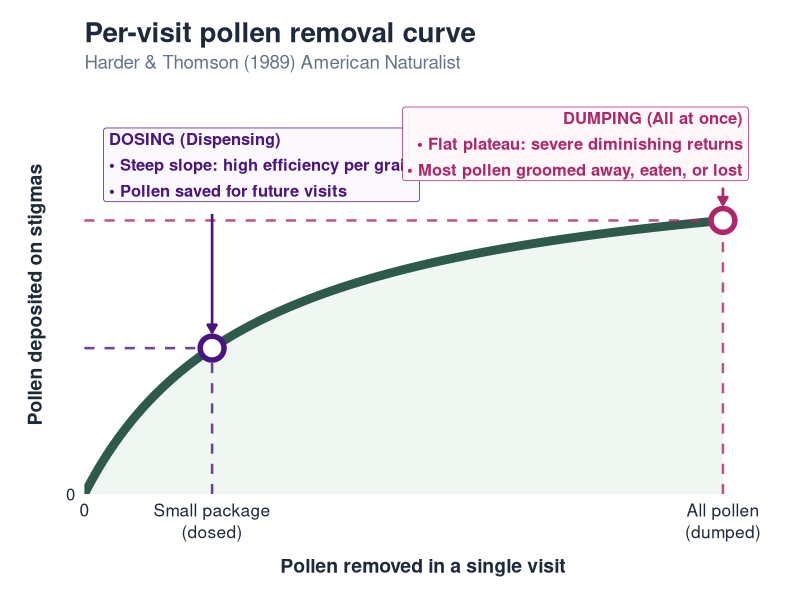
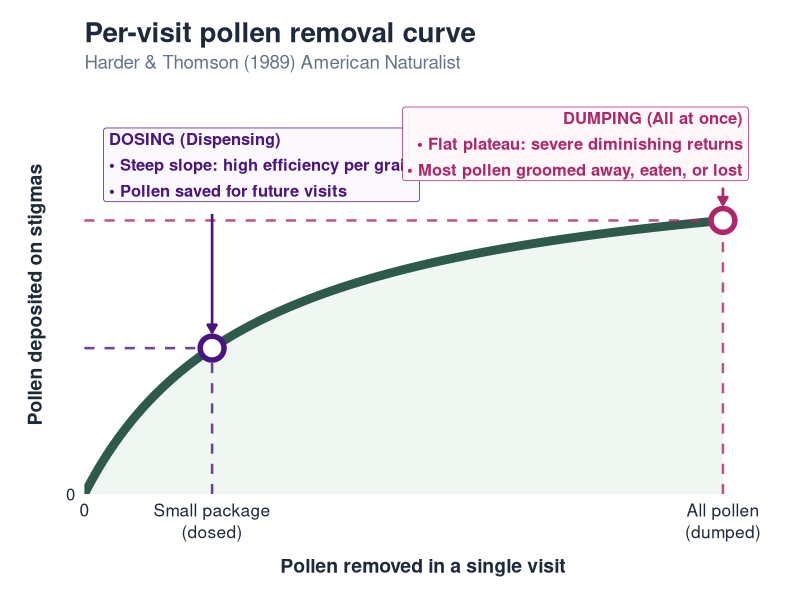
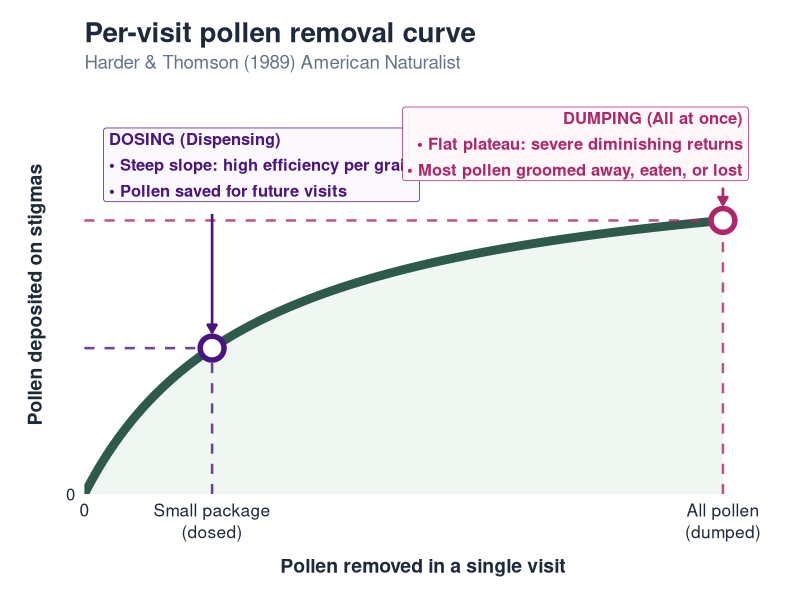
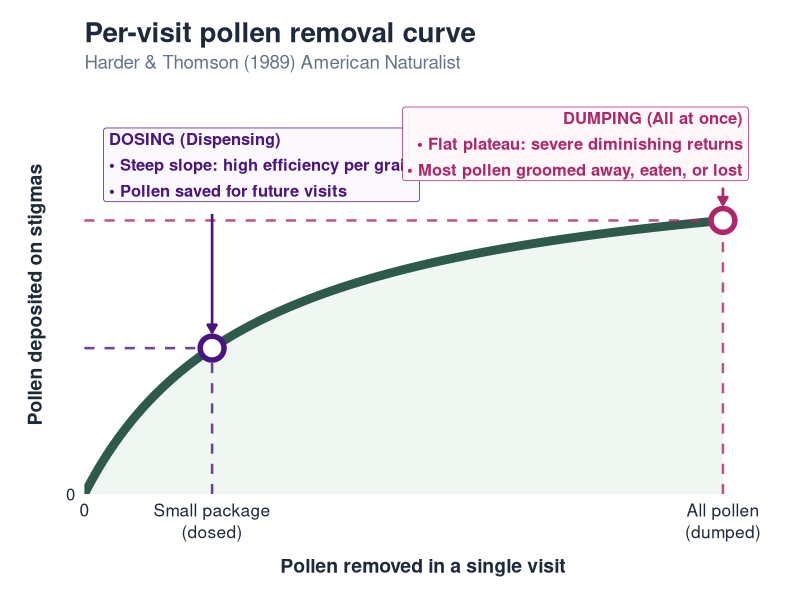

The R script that drew these images, in order:
# Conceptual diagram of Pollen Presentation Theory (Harder & Thomson 1989)
# Diminishing returns of pollen removal: Dose vs. Dump

suppressMessages({
  library(ggplot2)
  library(dplyr)
})

# Color palette matching Seminar Göteborg presentation theme
green      <- "#2D5A4C" # Deep elegant forest green
purple     <- "#4A157F" # Deep royal purple for Dosing
magenta    <- "#AF2769" # Rich raspberry magenta for Dumping
slate      <- "#64748B"
dark       <- "#1E293B"
grid_color <- "#F1F5F9"
bg_curve   <- "#EDF5F1"

# Curve data
x <- seq(0, 100, length.out = 400)
# Saturating curve: y = 100 * (x / (x + 28))
y <- 100 * (x / (x + 28))
df_curve <- tibble(removed = x, delivered = y)

dose_x <- 20
dose_y <- 100 * (dose_x / (dose_x + 28)) # 41.67

dump_x <- 100
dump_y <- 100 * (dump_x / (dump_x + 28)) # 78.12

df_dose_pt <- tibble(x = dose_x, y = dose_y)
df_dump_pt <- tibble(x = dump_x, y = dump_y)

p <- ggplot(df_curve, aes(x = removed, y = delivered)) +
  # Soft area under curve
  geom_area(fill = bg_curve, alpha = 0.85) +
  
  # Main saturating curve
  geom_line(color = green, linewidth = 3) +
  
  # --- Dosing projection lines & point ---
  annotate("segment", x = dose_x, y = 0, xend = dose_x, yend = dose_y, 
           linetype = "dashed", color = purple, linewidth = 0.85, alpha = 0.8) +
  annotate("segment", x = 0, y = dose_y, xend = dose_x, yend = dose_y, 
           linetype = "dashed", color = purple, linewidth = 0.85, alpha = 0.8) +
  geom_point(data = df_dose_pt, aes(x = x, y = y), 
             color = purple, fill = "#FFFFFF", shape = 21, stroke = 2.8, size = 6.2) +
  
  # --- Dumping projection lines & point ---
  annotate("segment", x = dump_x, y = 0, xend = dump_x, yend = dump_y, 
           linetype = "dashed", color = magenta, linewidth = 0.85, alpha = 0.8) +
  annotate("segment", x = 0, y = dump_y, xend = dump_x, yend = dump_y, 
           linetype = "dashed", color = magenta, linewidth = 0.85, alpha = 0.8) +
  geom_point(data = df_dump_pt, aes(x = x, y = y), 
             color = magenta, fill = "#FFFFFF", shape = 21, stroke = 2.8, size = 6.2) +
  
  # --- Callout 1: DOSING (Top-Left, left-aligned, clear of dashed line) ---
  annotate("label", x = 3, y = 94, 
           label = "DOSING (Dispensing)\n• Steep slope: high efficiency per grain\n• Pollen saved for future visits", 
           color = purple, fontface = "bold", size = 4.2, hjust = 0, vjust = 0.5,
           fill = "#FAF8FD", linewidth = 0.5, lineheight = 1.3) +
  annotate("segment", x = dose_x, y = 80, xend = dose_x, yend = dose_y + 4.5,
           arrow = arrow(length = unit(0.022, "npc"), type = "closed"), 
           color = purple, linewidth = 0.9) +

  # --- Callout 2: DUMPING (Top-Right, right-aligned, clear of curve) ---
  annotate("label", x = 104, y = 100, 
           label = "DUMPING (All at once)\n• Flat plateau: severe diminishing returns\n• Most pollen groomed away, eaten, or lost", 
           color = magenta, fontface = "bold", size = 4.2, hjust = 1, vjust = 0.5,
           fill = "#FDF7FA", linewidth = 0.5, lineheight = 1.3) +
  annotate("segment", x = dump_x, y = 87.5, xend = dump_x, yend = dump_y + 4.5,
           arrow = arrow(length = unit(0.022, "npc"), type = "closed"), 
           color = magenta, linewidth = 0.9) +

  # --- Labels & Scales ---
  labs(
    title = "Per-visit pollen removal curve",
    subtitle = "Harder & Thomson (1989) American Naturalist",
    x = "Pollen removed in a single visit",
    y = "Pollen deposited on stigmas"
  ) +
  scale_x_continuous(
    breaks = c(0, dose_x, dump_x), 
    labels = c("0", "Small package\n(dosed)", "All pollen\n(dumped)"),
    limits = c(0, 106),
    expand = c(0, 0)
  ) +
  scale_y_continuous(
    breaks = c(0, dose_y, dump_y),
    labels = c("0", "", ""),
    limits = c(0, 114),
    expand = c(0, 0)
  ) +
  theme_minimal(base_size = 15) +
  theme(
    plot.title = element_text(color = dark, face = "bold", size = 20, margin = margin(b = 4)),
    plot.subtitle = element_text(color = slate, size = 13.5, margin = margin(b = 16)),
    axis.title.x = element_text(color = dark, face = "bold", size = 14, margin = margin(t = 12)),
    axis.title.y = element_text(color = dark, face = "bold", size = 14, margin = margin(r = 14)),
    axis.text.x = element_text(color = dark, size = 12.5, lineheight = 1.05),
    axis.text.y = element_text(color = dark, size = 12),
    panel.grid.minor = element_blank(),
    panel.grid.major = element_blank(),
    plot.margin = margin(16, 28, 16, 20)
  )

ggsave("images/pollen_presentation_theory.png", p, width = 9.4, height = 5.2, dpi = 300, bg = "white")
ggsave("docs/images/pollen_presentation_theory.png", p, width = 9.4, height = 5.2, dpi = 300, bg = "white")
ggsave("images/pollen_presentation_theory_single.png", p, width = 9.4, height = 5.2, dpi = 300, bg = "white")
ggsave("docs/images/pollen_presentation_theory_single.png", p, width = 9.4, height = 5.2, dpi = 300, bg = "white")
cat("Figure generated cleanly.\n")
